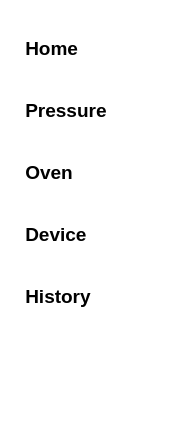
          <widget class="QCustomSlideMenu" name="left_side_menu_widget" native="true">
           <property name="minimumSize">
            <size>
             <width>175</width>
             <height>0</height>
            </size>
           </property>
           <property name="maximumSize">
            <size>
             <width>175</width>
             <height>16777215</height>
            </size>
           </property>
           <property name="styleSheet">
            <string notr="true">QWidget {
    background-color: white;
}
QPushButton {
    color: black;
    background-color: transparent;
    border: none;
    text-align: left;
    padding: 12px 20px;
}

QPushButton:hover {
	background: qlineargradient(x1:0, y1:0, x2:0, y2:1,
                    stop:0 #F8FAFC, stop:1 #E2E8F0);
}

QPushButton:pressed{
	border-right: 5px solid #29A1D4;
}
QPushButton:checked {
	border-right: 5px solid #0AB1F9;
	color: #0AB1F9;
}</string>
           </property>
           <layout class="QVBoxLayout" name="verticalLayout_3" stretch="2,2,0">
            <property name="spacing">
             <number>15</number>
            </property>
            <property name="leftMargin">
             <number>0</number>
            </property>
            <property name="topMargin">
             <number>25</number>
            </property>
            <property name="rightMargin">
             <number>0</number>
            </property>
            <property name="bottomMargin">
             <number>10</number>
            </property>
            <item>
             <layout class="QVBoxLayout" name="verticalLayout_4">
              <property name="spacing">
               <number>15</number>
              </property>
              <item>
               <widget class="QPushButton" name="home_page_btn">
                <property name="sizePolicy">
                 <sizepolicy hsizetype="Preferred" vsizetype="Preferred">
                  <horstretch>0</horstretch>
                  <verstretch>0</verstretch>
                 </sizepolicy>
                </property>
                <property name="font">
                 <font>
                  <family>Segoe UI</family>
                  <pointsize>14</pointsize>
                  <weight>75</weight>
                  <bold>true</bold>
                 </font>
                </property>
                <property name="styleSheet">
                 <string notr="true"/>
                </property>
                <property name="text">
                 <string> Home</string>
                </property>
                <property name="icon">
                 <iconset resource="../../../../Pictures/QT_Icon/Icon.qrc">
                  <normaloff>:/newPrefix/home_off.png</normaloff>
                  <normalon>:/newPrefix/home.png</normalon>:/newPrefix/home_off.png</iconset>
                </property>
                <property name="iconSize">
                 <size>
                  <width>30</width>
                  <height>30</height>
                 </size>
                </property>
                <property name="checkable">
                 <bool>true</bool>
                </property>
                <attribute name="buttonGroup">
                 <string notr="true">left_side_buttonGroup</string>
                </attribute>
               </widget>
              </item>
              <item>
               <widget class="QPushButton" name="pressure_page_btn">
                <property name="sizePolicy">
                 <sizepolicy hsizetype="Preferred" vsizetype="Preferred">
                  <horstretch>0</horstretch>
                  <verstretch>0</verstretch>
                 </sizepolicy>
                </property>
                <property name="font">
                 <font>
                  <family>Segoe UI</family>
                  <pointsize>14</pointsize>
                  <weight>75</weight>
                  <bold>true</bold>
                 </font>
                </property>
                <property name="text">
                 <string> Pressure</string>
                </property>
                <property name="icon">
                 <iconset resource="../../../../Pictures/QT_Icon/Icon.qrc">
                  <normaloff>:/newPrefix/filter.png</normaloff>
                  <normalon>:/newPrefix/filter_blue.png</normalon>:/newPrefix/filter.png</iconset>
                </property>
                <property name="iconSize">
                 <size>
                  <width>30</width>
                  <height>30</height>
                 </size>
                </property>
                <property name="checkable">
                 <bool>true</bool>
                </property>
                <attribute name="buttonGroup">
                 <string notr="true">left_side_buttonGroup</string>
                </attribute>
               </widget>
              </item>
              <item>
               <widget class="QPushButton" name="temperature_page_btn">
                <property name="sizePolicy">
                 <sizepolicy hsizetype="Preferred" vsizetype="Preferred">
                  <horstretch>0</horstretch>
                  <verstretch>0</verstretch>
                 </sizepolicy>
                </property>
                <property name="font">
                 <font>
                  <family>Segoe UI</family>
                  <pointsize>14</pointsize>
                  <weight>75</weight>
                  <bold>true</bold>
                 </font>
                </property>
                <property name="text">
                 <string> Oven</string>
                </property>
                <property name="icon">
                 <iconset resource="../../../../Pictures/QT_Icon/Icon.qrc">
                  <normaloff>:/newPrefix/oven.png</normaloff>
                  <normalon>:/newPrefix/oven_blue.png</normalon>:/newPrefix/oven.png</iconset>
                </property>
                <property name="iconSize">
                 <size>
                  <width>30</width>
                  <height>30</height>
                 </size>
                </property>
                <property name="checkable">
                 <bool>true</bool>
                </property>
                <attribute name="buttonGroup">
                 <string notr="true">left_side_buttonGroup</string>
                </attribute>
               </widget>
              </item>
              <item>
               <widget class="QPushButton" name="device_page_btn">
                <property name="sizePolicy">
                 <sizepolicy hsizetype="Preferred" vsizetype="Preferred">
                  <horstretch>0</horstretch>
                  <verstretch>0</verstretch>
                 </sizepolicy>
                </property>
                <property name="font">
                 <font>
                  <family>Segoe UI</family>
                  <pointsize>14</pointsize>
                  <weight>75</weight>
                  <bold>true</bold>
                 </font>
                </property>
                <property name="text">
                 <string> Device</string>
                </property>
                <property name="icon">
                 <iconset resource="../../../../Pictures/QT_Icon/Icon.qrc">
                  <normaloff>:/newPrefix/settings.png</normaloff>
                  <normalon>:/newPrefix/settings (1).png</normalon>:/newPrefix/settings.png</iconset>
                </property>
                <property name="iconSize">
                 <size>
                  <width>30</width>
                  <height>30</height>
                 </size>
                </property>
                <property name="checkable">
                 <bool>true</bool>
                </property>
                <attribute name="buttonGroup">
                 <string notr="true">left_side_buttonGroup</string>
                </attribute>
               </widget>
              </item>
              <item>
               <widget class="QPushButton" name="chart_page_btn">
                <property name="sizePolicy">
                 <sizepolicy hsizetype="Preferred" vsizetype="Preferred">
                  <horstretch>0</horstretch>
                  <verstretch>0</verstretch>
                 </sizepolicy>
                </property>
                <property name="font">
                 <font>
                  <family>Segoe UI</family>
                  <pointsize>14</pointsize>
                  <weight>75</weight>
                  <bold>true</bold>
                 </font>
                </property>
                <property name="text">
                 <string> History</string>
                </property>
                <property name="icon">
                 <iconset resource="../../../../Pictures/QT_Icon/Icon.qrc">
                  <normaloff>:/newPrefix/stats.png</normaloff>
                  <normalon>:/newPrefix/stats (1).png</normalon>:/newPrefix/stats.png</iconset>
                </property>
                <property name="iconSize">
                 <size>
                  <width>30</width>
                  <height>30</height>
                 </size>
                </property>
                <property name="checkable">
                 <bool>true</bool>
                </property>
                <attribute name="buttonGroup">
                 <string notr="true">left_side_buttonGroup</string>
                </attribute>
               </widget>
              </item>
             </layout>
            </item>
            <item>
             <spacer name="verticalSpacer">
              <property name="orientation">
               <enum>Qt::Vertical</enum>
              </property>
              <property name="sizeHint" stdset="0">
               <size>
                <width>20</width>
                <height>40</height>
               </size>
              </property>
             </spacer>
            </item>
            <item>
             <widget class="QPushButton" name="open_side_menu_btn">
              <property name="sizePolicy">
               <sizepolicy hsizetype="Preferred" vsizetype="Preferred">
                <horstretch>0</horstretch>
                <verstretch>0</verstretch>
               </sizepolicy>
              </property>
              <property name="font">
               <font>
                <pointsize>10</pointsize>
                <weight>75</weight>
                <bold>true</bold>
               </font>
              </property>
              <property name="layoutDirection">
               <enum>Qt::LeftToRight</enum>
              </property>
              <property name="styleSheet">
               <string notr="true">text-align: center;</string>
              </property>
              <property name="text">
               <string/>
              </property>
              <property name="icon">
               <iconset resource="../../../../Pictures/QT_Icon/Icon.qrc">
                <normaloff>:/newPrefix/align-justify.png</normaloff>:/newPrefix/align-justify.png</iconset>
              </property>
              <property name="iconSize">
               <size>
                <width>30</width>
                <height>30</height>
               </size>
              </property>
             </widget>
            </item>
           </layout>
          </widget>
